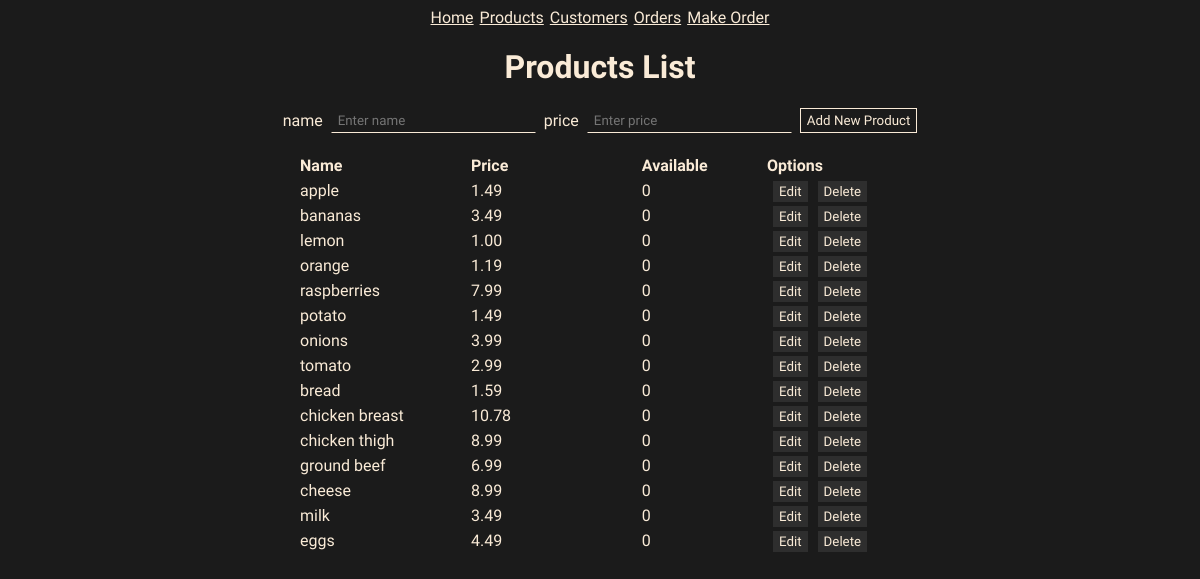
/products, run on an earlier commit of the app's database.
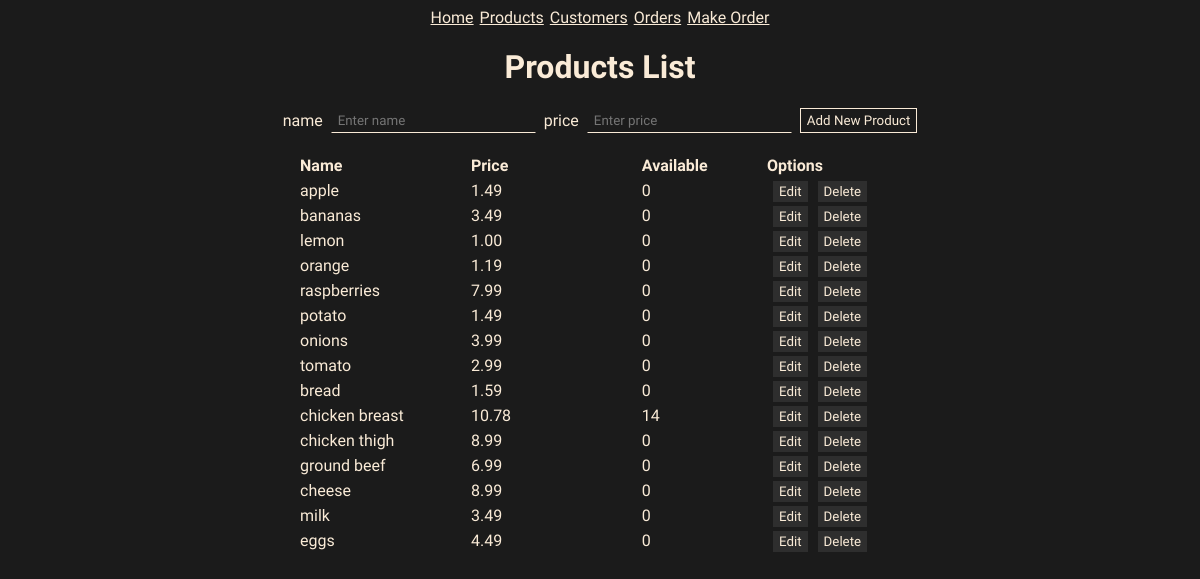
And on a later commit of the database.
### models.py (models this page shows)
class Product(db.Model):
    id = mapped_column(Integer, primary_key=True)
    name = mapped_column(String(50), nullable=False, unique=True)
    price = mapped_column(Numeric, nullable=False)
    available = mapped_column(Integer, nullable=False, default=0)
    product_items = relationship("ProductOrder", back_populates="product")
    def to_json(self):
        self.price = round(self.price, 2)
        return {
            "id":self.id,
            "name":self.name,
            "price": self.price,
            "available": self.available,
        }

### app.py (the view)
@app.route("/products", methods=['GET', 'POST'])
def products_list():
    if request.method == 'POST':
        name = request.form['name']
        price =request.form['price']
        new_product = Product(name=name, price=price)
        db.session.add(new_product)
        db.session.commit()
        return redirect("/products")
    else:
        statement = db.select(Product).order_by(Product.id)
        results = db.session.execute(statement)
        products = []
        for product in results.scalars():
            json_record = Product.to_json(product)
            products.append(json_record)
        return render_template("products.html", products = products)

### templates/products.html
{% extends "base.html" %}
{% block content %}
<div class="container">
    <h1>Products List</h1>
    <form action="/products" method="POST">
        name<input type="text" name="name" placeholder="Enter name">
        price<input type="text" name="price" placeholder="Enter price">
        <input type="submit" value="Add New Product" class="button">
    </form>
    <table>
        <thead>
            <tr>
                <th scope="col" width="90">Name</th>
                <th scope="col" width="90">Price</th>
                <th scope="col" width="40">Available</th>
                <th scope="col" width="70">Options</th>
            </tr>
        </thead>
        <tbody>
            {% for product in products %}
            <tr>
                <td>{{ product.name }}</td>
                <td>{{ product.price }}</td>
                <td>{{ product.available }}</td>
                <td>
                    <a href="/product/{{product.id}}" class="btn">Edit</a>
                    <a href="/product/delete/{{product.id}}" class="btn"
                        onclick="return confirm('Are you sure to delete?')">Delete</a>
                </td>
            </tr>
            {% endfor %}
        </tbody>
    </table>
</div>
{% endblock %}

What changed in the data, as far as the page shows it:
changed Product "chicken breast": available "0" → "14"
